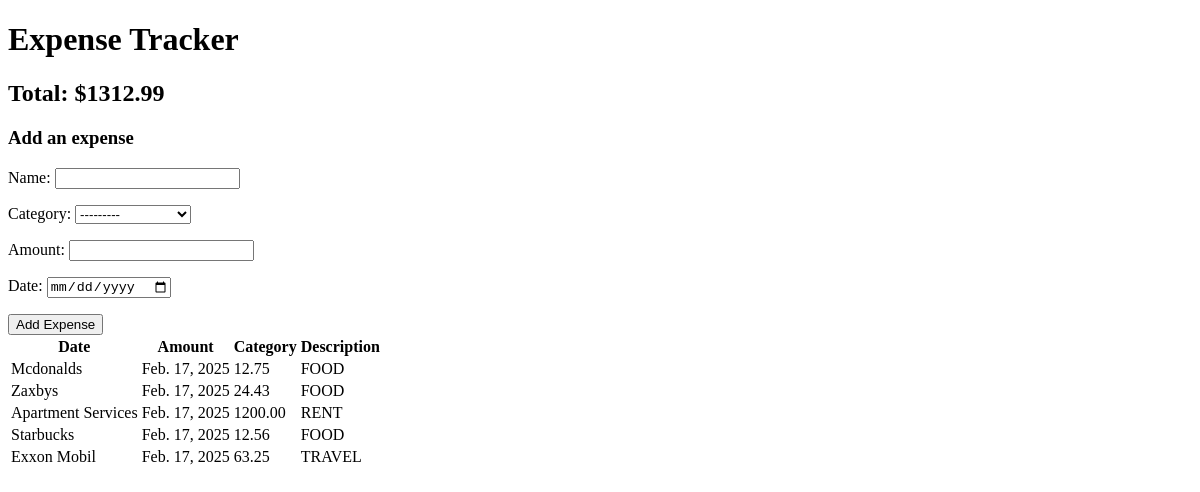
Before: / with the older database file.
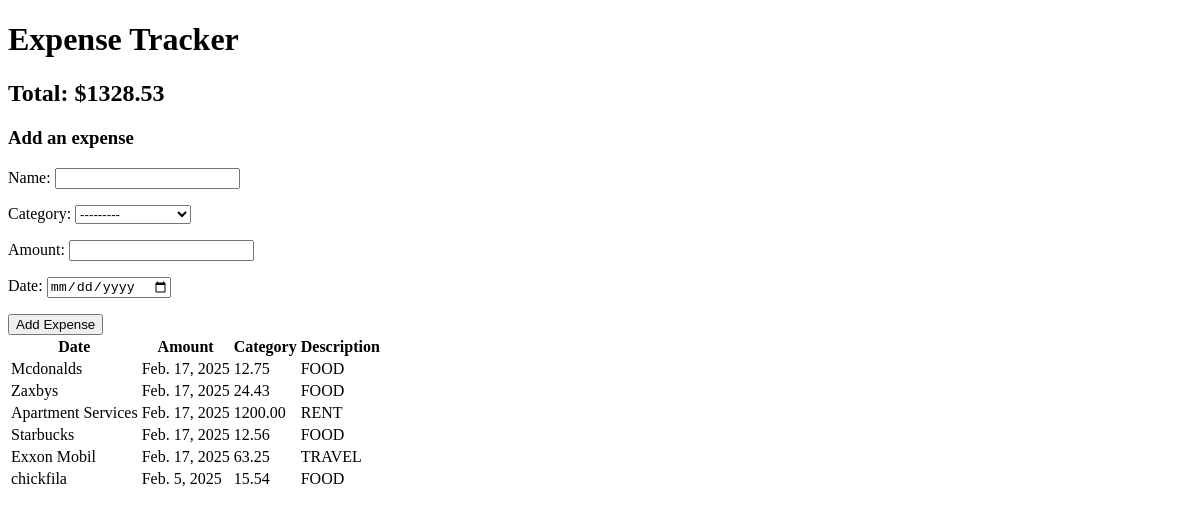
After: the same page with the newer database file.
### expenses/models.py (models this page shows, shortened)
class Expense(models.Model):
    CATEGORY_CHOICES = [
        ('ONLINE_SERVICES', 'Online Services'),
        ('TRAVEL', 'Travel'),
        ('FOOD', 'Food'),
        ('RENT', 'Rent'),
        ('OTHER', 'Other'),
    ]
    name = models.CharField(max_length=200)
    category = models.CharField(max_length=200, choices=CATEGORY_CHOICES)
    amount = models.DecimalField(max_digits=100, decimal_places=2)
    date = models.DateField()

### expenses/views.py (the view)
# urls.py: path('', expense_list, name='expense_list'),
def expense_list(request):
    expenses = Expense.objects.all()
    total_expense = sum(exp.amount for exp in expenses)
    if request.method == 'POST':
        form = ExpenseForm(request.POST)
        if form.is_valid():
            form.save()
            return redirect('expense_list')
    else:
        form = ExpenseForm()
    return render(request, 'expenses/expense_list.html', {
        'expenses': expenses,
        'total_expense': total_expense,
        'form': form
    })

### expenses/forms.py
class ExpenseForm(forms.ModelForm):
  class Meta:
    model = Expense
    fields = '__all__'
    widgets = {
      'date': forms.DateInput(attrs={'type': 'date'})
    }

### expenses/templates/expenses/expense_list.html (shortened to what this page needs)
<!DOCTYPE html>
<html>
  <head>
  </head>
  <body>
    <h1>Expense Tracker</h1>
    <h2>Total: ${{ total_expense }}</h2>
    <h3>Add an expense</h3>
    <form method="post">
      {{ form.as_p }}
      <button type="submit">Add Expense</button>
    </form>
    <table>
      <tr>
        <th>Date</th>
        <th>Amount</th>
        <th>Category</th>
        <th>Description</th>
      </tr>
      {% for expense in expenses %}
      <tr>
        <td>{{ expense.name}}</td>
        <td>{{ expense.date }}</td>
        <td>{{ expense.amount }}</td>
        <td>{{ expense.category }}</td>
        <td>{{ expense.description }}</td>
      </tr>
      {% endfor %}
  </body>
</html>

Changed rows visible on the page:
added Expense: name "chickfila", date "Feb. 5, 2025", amount "15.54", category "FOOD"
Other visible differences:
{{ total_expense }}: "1312.99" → "1328.53"
